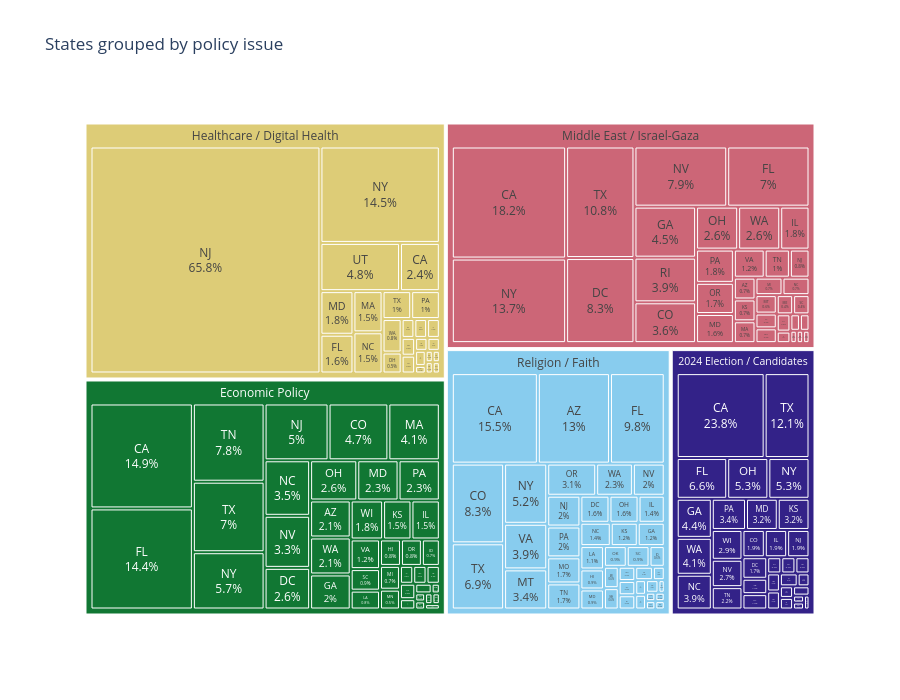

The cell this chart's notebook holds for it:
### Code cell
df_viz = df_viz[~df_viz["state"].isin(["USA", "US", "United States", None])]
# Calculate what % of each topic's tweets come from each state
topic_state_counts = (
    df_viz.groupby(["topic_name_custom", "state"])
    .size()
    .reset_index(name="count")
)

# Add % within each topic
topic_state_counts["pct"] = (
    topic_state_counts.groupby("topic_name_custom")["count"]
    .transform(lambda x: x / x.sum() * 100)
    .round(1)
)

fig = px.treemap(
    topic_state_counts,
    path=["topic_name_custom", "state"],
    values="count",
    custom_data=["pct", "state"],
    title="States grouped by policy issue",
    color="topic_name_custom",
    color_discrete_sequence=px.colors.qualitative.Safe
)

fig.update_traces(
    texttemplate="%{customdata[1]}<br>%{customdata[0]}%",
    textposition="middle center"
)

fig.update_layout(height=700)
fig.show()

### Figure 1 — Plotly figure (JSON) as saved in the notebook; plotly's stock layout.template omitted (floating-point values rounded to 4 significant figures; data arrays with more than 128 entries replaced by an {"elided": "..."} marker saying what was removed)
{"data": [{"branchvalues": "total", "customdata": {"elided": "180x3 mixed values"}, "domain": {"x": [0, 1], "y": [0, 1]}, "hovertemplate": "labels=%{label}<br>count=%{value}<br>parent=%{parent}<br>id=%{id}<br>topic_name_custom=%{customdata[2]}<extra></extra>", "ids": {"elided": "180 str values"}, "labels": {"elided": "180 str values"}, "marker": {"colors": {"elided": "180 str values"}}, "name": "", "parents": {"elided": "180 str values"}, "textposition": "middle center", "texttemplate": "%{customdata[1]}<br>%{customdata[0]}%", "type": "treemap", "values": {"elided": "180 int values"}}], "layout": {"height": 700, "legend": {"tracegroupgap": 0}, "title": {"text": "States grouped by policy issue"}, "treemapcolorway": ["rgb(136, 204, 238)", "rgb(204, 102, 119)", "rgb(221, 204, 119)", "rgb(17, 119, 51)", "rgb(51, 34, 136)", "rgb(170, 68, 153)", "rgb(68, 170, 153)", "rgb(153, 153, 51)", "rgb(136, 34, 85)", "rgb(102, 17, 0)", "rgb(136, 136, 136)"]}}
